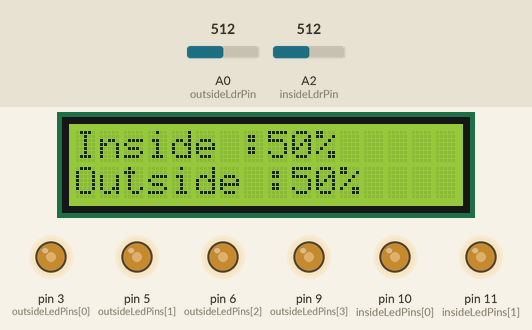
Recording of a sketch running on a simulated Arduino Uno, built with avr-gcc and run on an emulated ATmega328P. On the bench: 16×2 character LCD, output pins drawn as LEDs (lit = HIGH). Inputs (shaded band) come from the test bench; at power-on: A0 (outsideLdrPin) = 512, A2 (insideLdrPin) = 512.

Above: at 1.2 s.
1.3 s: A0 (outsideLdrPin) set to 109
At 2.2 s:
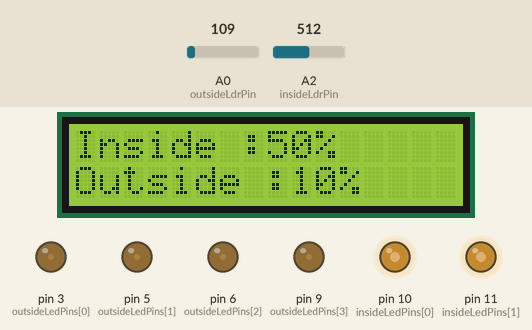
2.9 s: A0 (outsideLdrPin) set to 96
At 3.3 s:
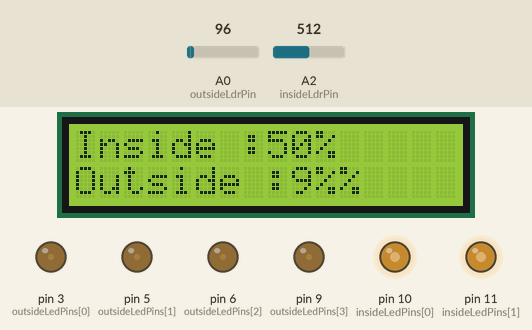
4.4 s: A2 (insideLdrPin) set to 111
At 5.4 s:
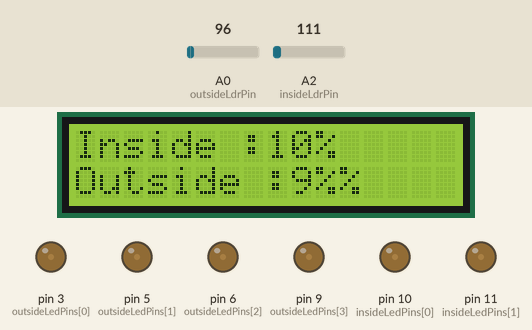
6.0 s: A2 (insideLdrPin) set to 95
At 7.3 s:
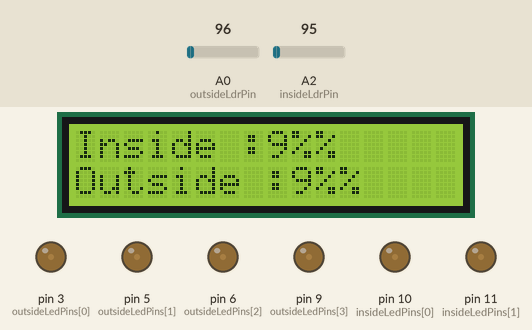
7.6 s: A0 (outsideLdrPin) set to 306
At 8.1 s:
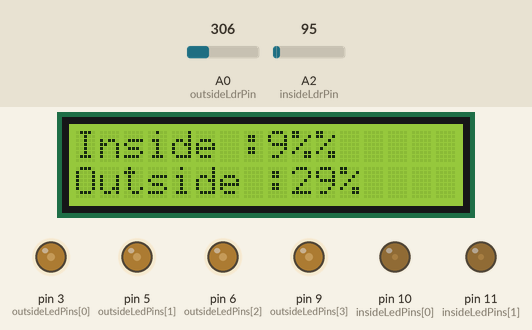
9.1 s: A2 (insideLdrPin) set to 0
At 10.2 s:
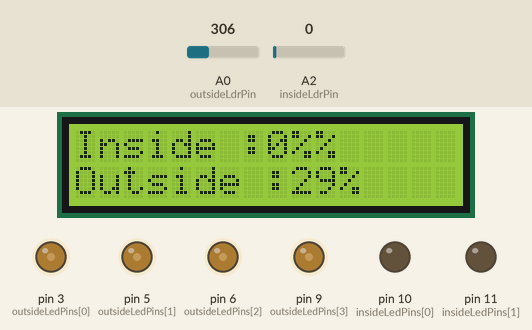
Timing chart, 0 to 11.7 s (numbered marks = the images above; inputs shaded):
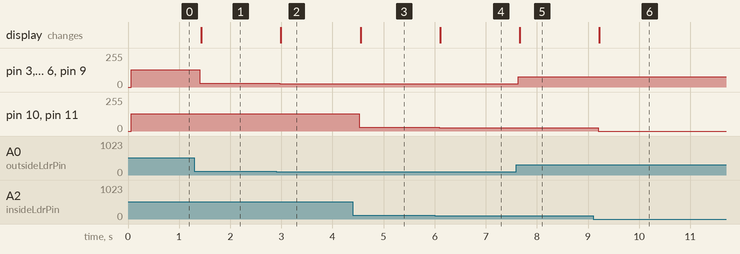

The sketch:

CahyoLampu.ino
```cpp
#include <Wire.h>
#include <LiquidCrystal_I2C.h>

const int outsideLdrPin = A0;
const int insideLdrPin = A2;

const int outsideLedPins[] = {3, 5, 6, 9};
const int insideLedPins[] = {10, 11};

LiquidCrystal_I2C lcd(0x27, 16, 2);

int mapLDRtoLED(int ldrValue) {
  return round((float)ldrValue * 255 / 1023);
}

int getLdrValue(int ldrPin) {
  return analogRead(ldrPin);
}

int getLEDBrightness(int ledValue) {
  return map(ledValue, 0, 255, 0, 100);
}

void setup() {
  lcd.init();
  lcd.backlight();

  Serial.begin(9600);
}

void loop() {
  // Check Brightness Inside
  int insideLdrValue = getLdrValue(insideLdrPin);
  int insideLedValue = mapLDRtoLED(insideLdrValue);

  int insideLedCounts = sizeof(insideLedPins) / sizeof(insideLedPins[0]);

  for (int i = 0; i < insideLedCounts; i++) {
    analogWrite(insideLedPins[i], insideLedValue);
  }

  // Check Brightness Outside
  int outsideLdrValue = analogRead(outsideLdrPin);
  int outsideLedValue = mapLDRtoLED(outsideLdrValue);

  int outsideLedCounts = sizeof(outsideLedPins) / sizeof(outsideLedPins[0]);

  for (int i = 0; i < outsideLedCounts; i++) {
    analogWrite(outsideLedPins[i], outsideLedValue);
  }

  // Show Inside LEDs Brightness
  lcd.setCursor(0, 0);
  int insideLedBrightness = getLEDBrightness(insideLedValue);
  lcd.print("Inside :" + String(insideLedBrightness) + "%");

  // Show Outside LEDs Brightness
  lcd.setCursor(0, 1);
  int outsideLedBrightness = getLEDBrightness(outsideLedValue);
  lcd.print("Outside :" + String(outsideLedBrightness) + "%");

  delay(200);
}
```

Measured:
- the behaviour switches between 103 and 102 on A0 (outsideLdrPin) (found by bisection; images 1 and 2)
- the behaviour switches between 103 and 102 on A2 (insideLdrPin) (found by bisection; images 3 and 4)
- after the input at 1.3 s, pin 3 (outsideLedPins[0]), pin 5 (outsideLedPins[1]), pin 6 (outsideLedPins[2]), pin 9 (outsideLedPins[3]): 128/255 → 27/255 after 0.11 s; the display: changes after 0.13 s (image 1)
- after the input at 2.9 s, pin 3 (outsideLedPins[0]), pin 5 (outsideLedPins[1]), pin 6 (outsideLedPins[2]), pin 9 (outsideLedPins[3]): 27/255 → 24/255 after 0.07 s; the display: changes after 0.09 s (image 2)
- after the input at 4.4 s, pin 10 (insideLedPins[0]), pin 11 (insideLedPins[1]): 128/255 → 28/255 after 0.13 s; the display: changes after 0.15 s (image 3)
- after the input at 6.0 s, pin 10 (insideLedPins[0]), pin 11 (insideLedPins[1]): 28/255 → 24/255 after 0.09 s; the display: changes after 0.11 s (image 4)
- after the input at 7.6 s, pin 3 (outsideLedPins[0]), pin 5 (outsideLedPins[1]), pin 6 (outsideLedPins[2]), pin 9 (outsideLedPins[3]): 24/255 → 76/255 at once; the display: changes after 0.06 s (image 5)
- after the input at 9.1 s, pin 10 (insideLedPins[0]), pin 11 (insideLedPins[1]): 24/255 → 0/255 after 0.10 s; the display: changes after 0.12 s (image 6)
